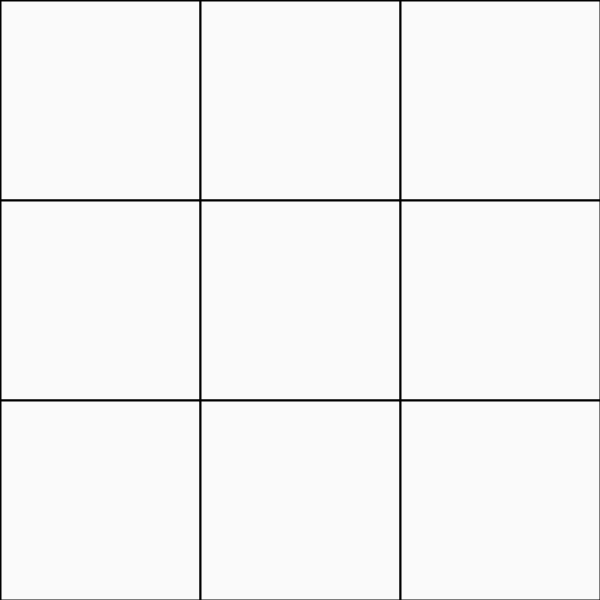
Frame 1 (no input)
Frame 60 (the mouse pressed at the canvas centre just before this capture): identical to frame 1, image omitted
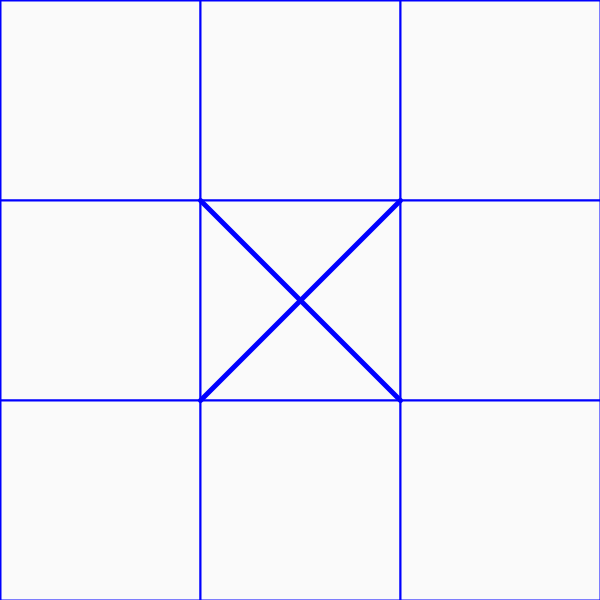
Frame 120 (the mouse held since frame 60 and released just before this capture)

The Processing sketch that drew these frames (run headless with seeded random() and noise(); from frame 60 on, the mouse is pressed at the canvas centre):

// Processing sketch: juegoTateti
// ── juegoTateti.pde
int cant = 3; // cantidad de columnas y filas
int tam; // ancho de la casilla
int cuenta; // esto será para contar quién de los jugadores tiene el turno

boolean [][] juga1 = new boolean[cant][cant]; // cada arreglo representa un jugador
boolean [][] juga2 = new boolean[cant][cant];

void setup() {
  size(600, 600);
  reset(); // una función con los valores de inicio, para que se pueda volver a comenzar
  tam = width/cant;
}
void draw() {
  background(255);
  tablero(cant, width/cant, false, color (0, 0, 255)); // dibujamos el tablero
 // al tratarse de una grilla, todo lo controlamos/gestionamos con un for anidado 
  for (int i=0; i<cant; i++) {
    for (int j=0; j<cant; j++) {
      if (juga1[i][j]) { // si es true j
        circulo(i*tam+tam/2, j*tam+tam/2, tam/3);
      }
      if (juga2[i][j]) {
        cruz(i*tam, j*tam, tam, tam);
      }
    }
  }
}
void mousePressed() {
  for (int i=0; i<cant; i++) {
    for (int j=0; j<cant; j++) {
      if (sobreCasilla(i*tam, j*tam, tam, tam)) {
        juga2[i][j] = true;
      }
    }
  }
}
boolean sobreCasilla(int x, int y, int ancho, int alto) {
  return mouseX>x&&mouseX<x+ancho && mouseY>y && mouseY<y+alto;
}

void circulo(int x, int y, int tam) {
  fill(255, 0, 0);
  strokeWeight(4);
  stroke(100);
  ellipse(x, y, tam, tam);
}
void cruz(int x, int y, int ancho, int alto) {
  strokeWeight(5);
  stroke(0, 0, 255);
  line(x, y, x+ancho, y+alto);
  line(x, y+alto, x+ancho, y);
}
void reset() {
  cuenta = 0;
  for (int i=0; i<cant; i++) {
    for (int j=0; j<cant; j++) {
      juga1[i][j] = false;
      juga2[i][j] = false;
    }
  }
}

void tablero(int cant, int tam, boolean alternado, color relleno) { // tablero multifunción
  for (int i=0; i<cant; i++) {
    for (int j=0; j<cant; j++) {

      if ((i+j)%2==0 && alternado) {
        fill(relleno);
      } else {
        fill(250);
      }
      strokeWeight(2);
      rect(i*tam, j*tam, tam, tam);
    }
  }
}

// ── ordenTrabajo.pde
/*
tablero 
jugadores
reglas del juego


(tablero)
Creamos una función tablero flexible que pueda adaptarse a cualquier número de columna/filas y 
que permita alternancia de color en caso de necesitarse.

(Jugadores)
Se crean dos arreglos de tipo booleano para representar las posibles posiciones de cada jugador 
al ubicar su ficha en las casillas del tablero
Las fichas (o piezas) de los jugadores son diferentes figuras creadas cada una en funciones separadas.

(reglas de juego)
Los jugadores colocan fichas alternando turnos
Deben completar una fila, columna o diagonal para ganar.
Ninguna ficha puede ubicarse en una casilla ya ocupada por otra.


*/
